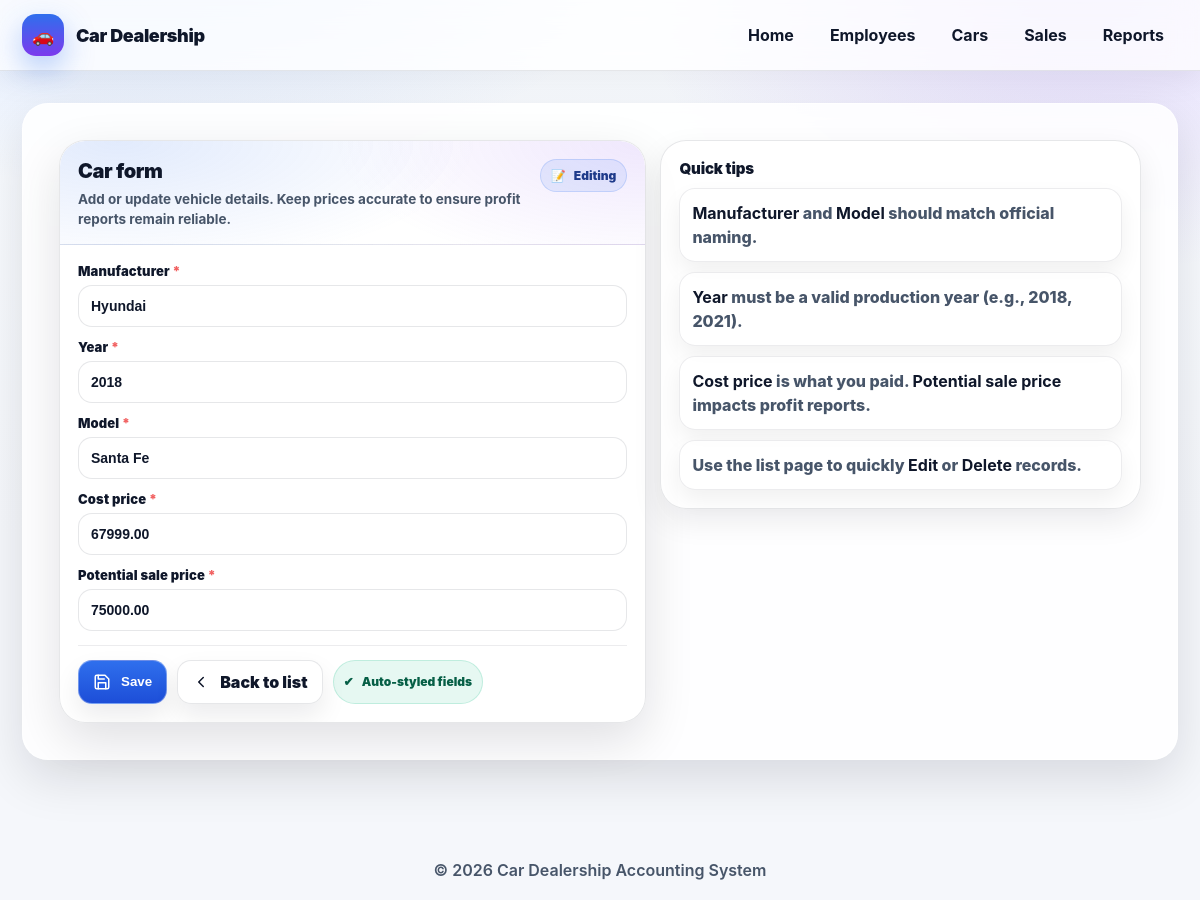
The page /dealership/cars/2/edit/ on the database its author committed.
### dealership/models.py (models this page shows, shortened)
class TimeStampedModel(models.Model):
    created_at = models.DateTimeField(auto_now_add=True)
    updated_at = models.DateTimeField(auto_now=True)
    class Meta:
        abstract = True

class Car(TimeStampedModel):
    manufacturer = models.CharField(max_length=80)
    year = models.PositiveIntegerField(validators=[MinValueValidator(1886)])
    model = models.CharField(max_length=80)
    cost_price = models.DecimalField(max_digits=12, decimal_places=2, validators=[MinValueValidator(0)])
    potential_sale_price = models.DecimalField(max_digits=12, decimal_places=2, validators=[MinValueValidator(0)])
    class Meta:
        unique_together = ("manufacturer", "year", "model")

### dealership/views.py (the view)
# urls.py: path("cars/<int:pk>/edit/", views.CarUpdateView.as_view(), name="car_edit"),
class CarUpdateView(UpdateView):
    model = Car
    form_class = CarForm
    template_name = "dealership/car_form.html"
    success_url = reverse_lazy("dealership:car_list")

### dealership/forms.py
class CarForm(forms.ModelForm):
    class Meta:
        model = Car
        fields = ["manufacturer", "year", "model", "cost_price", "potential_sale_price"]

### dealership/templates/dealership/car_form.html (shortened to what this page needs)
{% extends "base.html" %}
{% block content %}
<div class="form-page">
  <section class="panel" id="formPanel">
    <div class="panel-head">
      <div>
        <h2 class="title">Car form</h2>
        <p class="subtitle">
          Add or update vehicle details. Keep prices accurate to ensure profit reports remain reliable.
        </p>
      </div>
      <span class="pill" id="modePill">
      </span>
    </div>
    <div class="panel-body">
      <form method="post" id="carForm" novalidate>
        {{ form.as_p }}
        <div class="actions">
          <button type="submit" class="btn primary">
            <span class="ic" aria-hidden="true">
              <svg viewBox="0 0 24 24" width="18" height="18" fill="none" stroke="currentColor" stroke-width="2" stroke-linecap="round" stroke-linejoin="round">
                <path d="M19 21H5a2 2 0 0 1-2-2V5a2 2 0 0 1 2-2h11l5 5v11a2 2 0 0 1-2 2Z"></path>
                <path d="M17 21v-8H7v8"></path>
                <path d="M7 3v5h8"></path>
              </svg>
            </span>
            Save
          </button>
          <a class="btn" href="{% url 'dealership:car_list' %}">
            <span class="ic" aria-hidden="true">
              <svg viewBox="0 0 24 24" width="18" height="18" fill="none" stroke="currentColor" stroke-width="2" stroke-linecap="round" stroke-linejoin="round">
                <path d="M15 18l-6-6 6-6"></path>
              </svg>
            </span>
            Back to list
          </a>
          <span class="pill" style="background: rgba(16,185,129,.10); border-color: rgba(16,185,129,.18); color:#065f46;">
            <span aria-hidden="true">✔</span> Auto-styled fields
          </span>
        </div>
      </form>
    </div>
  </section>
  <aside class="side" id="sidePanel">
    <h3>Quick tips</h3>
    <ul class="tips">
      <li class="tip"><strong>Manufacturer</strong> and <strong>Model</strong> should match official naming.</li>
      <li class="tip"><strong>Year</strong> must be a valid production year (e.g., 2018, 2021).</li>
      <li class="tip"><strong>Cost price</strong> is what you paid. <strong>Potential sale price</strong> impacts profit reports.</li>
      <li class="tip">Use the list page to quickly <strong>Edit</strong> or <strong>Delete</strong> records.</li>
    </ul>
  </aside>
</div>
{% endblock %}

### dealership/templates/base.html (style rules this page uses)
:root { --bg:#f5f7fb; --surface:rgba(255,255,255,.85); --surface-2:#ffffff; --text:#0f172a; --muted:#475569; --border:rgba(15,23,42,.10); --primary:#2f6fed; --primary-2:#1d4ed8; --accent:#7c3aed; --shadow:0 18px 50px rgba(2,6,23,.12); --shadow-soft:0 10px 28px rgba(2,6,23,.08); --radius-xl:26px; --radius-lg:18px; --radius-md:14px; --ease:cubic-bezier(.2,.8,.2,1); }
* { box-sizing:border-box }
html,body { margin:0;padding:0 }
body { font-family: Inter, system-ui, -apple-system, Segoe UI, Roboto, Arial, sans-serif; background: radial-gradient(1000px 500px at 10% -10%, rgba(47,111,237,.18), transparent 55%), radial-gradient(800px 500px at 90% 0%, rgba(124,58,237,.16), transparent 55%), linear-gradient(180deg, #f8fbff 0%, var(--bg) 60%); color:var(--text); min-height:100vh; }

### dealership/templates/dealership/car_form.html (style rules this page uses)
:root { --text:#0f172a; --muted:#475569; --border:rgba(15,23,42,.10); --primary:#2f6fed; --primary-2:#1d4ed8; --danger:#ef4444; --success:#10b981; --shadow:0 18px 50px rgba(2,6,23,.12); --shadow-soft:0 12px 30px rgba(2,6,23,.08); --radius-xl:26px; --radius-lg:18px; --radius-md:14px; --ease:cubic-bezier(.2,.8,.2,1); }
.form-page { display:grid; grid-template-columns: 1.1fr .9fr; gap: 14px; align-items:start; }
.panel { background: rgba(255,255,255,.88); border: 1px solid var(--border); border-radius: var(--radius-xl); box-shadow: var(--shadow); overflow:hidden; transform: translateY(10px); opacity: 0; transition: transform .9s var(--ease), opacity .9s var(--ease); }
.panel.is-in { transform:none; opacity:1; }
.panel-head { padding: 18px 18px 14px; display:flex; align-items:flex-start; justify-content:space-between; gap: 12px; border-bottom: 1px solid rgba(15,23,42,.08); background: radial-gradient(600px 220px at 10% 0%, rgba(47,111,237,.14), transparent 60%), radial-gradient(520px 220px at 100% 0%, rgba(124,58,237,.12), transparent 60%), rgba(255,255,255,.75); backdrop-filter: blur(10px); }
.title { margin:0; font-size: 20px; letter-spacing:-.02em; color: var(--text); font-weight: 1000; }
.subtitle { margin: 6px 0 0; color: var(--muted); font-weight: 700; font-size: 13.5px; line-height: 1.5; max-width: 70ch; }
.pill { display:inline-flex; align-items:center; gap:8px; padding: 8px 10px; border-radius: 999px; background: rgba(47,111,237,.10); border: 1px solid rgba(47,111,237,.18); color: #1e3a8a; font-weight: 900; font-size: 12px; white-space: nowrap; }
.panel-body { padding: 18px; }
form p { margin: 0 0 12px; }
form label { display:block; margin: 0 0 6px; color: var(--text); font-weight: 900; font-size: 13px; letter-spacing: .01em; }
input, select, textarea { width:100%; border-radius: 14px; border: 1px solid var(--border); padding: 12px 12px; background: rgba(255,255,255,.92); color: var(--text); font-weight: 800; font-size: 14px; outline: none; transition: box-shadow .25s var(--ease), border-color .25s var(--ease), transform .25s var(--ease); }
.actions { display:flex; gap: 10px; flex-wrap: wrap; margin-top: 14px; padding-top: 14px; border-top: 1px solid rgba(15,23,42,.08); }
.btn { display:inline-flex; align-items:center; gap:10px; padding: 11px 14px; border-radius: 14px; border:1px solid var(--border); background: rgba(255,255,255,.92); color: var(--text); font-weight: 900; text-decoration:none; box-shadow: 0 12px 26px rgba(2,6,23,.08); transition: transform .25s var(--ease), box-shadow .25s var(--ease), border-color .25s var(--ease); user-select:none; cursor:pointer; }
.btn.primary { background: linear-gradient(180deg, var(--primary), var(--primary-2)); border-color: rgba(255,255,255,.35); color: #fff; }
.btn .ic { width:18px;height:18px; display:inline-flex; align-items:center; justify-content:center; }
.side { background: rgba(255,255,255,.86); border: 1px solid var(--border); border-radius: var(--radius-xl); box-shadow: var(--shadow-soft); padding: 18px; transform: translateY(12px); opacity: 0; transition: transform 1s var(--ease), opacity 1s var(--ease); transition-delay: .06s; }
.side.is-in { transform:none; opacity:1; }
.side h3 { margin: 0 0 10px; color: var(--text); font-size: 15px; letter-spacing: -.01em; font-weight: 1000; }
.tips { display:grid; gap: 10px; margin: 0; padding: 0; list-style:none; }
.tip { border-radius: 16px; padding: 12px 12px; background: rgba(255,255,255,.90); border: 1px solid rgba(15,23,42,.08); box-shadow: 0 10px 22px rgba(2,6,23,.06); color: var(--muted); font-weight: 800; line-height: 1.5; }
.tip strong { color: var(--text); }
.panel-body form { display:block; }

### rows shown on the page
Car: manufacturer "Hyundai", year "2018", model "Santa Fe", cost_price "67999.00", potential_sale_price "75000.00"

### other values the page prints
{{ now|default:"2026" }} "2026"
